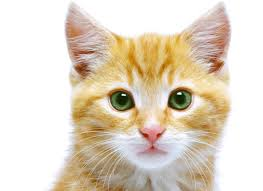
#> input picture opencvcode/cat.jpeg, 263 x 191 px, given in place of the camera
$ python eye_motion_detection_unfinished.py
#> lines starting #> are read from the running program, lines starting #| are printed output that depends on the picture; after the words box and inside, x2 and y2 are one past the last pixel; in counts of white or black regions, pixels touching at a corner belong together
import cv2
import matplotlib.pyplot as plt
import time

cap = cv2.VideoCapture(0)

eye_cascade = cv2.CascadeClassifier('haarcascade_eye.xml')

frame1 = None

time.sleep(3)
while True:
    ret, frame2 = cap.read()
#> frame2 is the input picture: shape (191, 263, 3); mean B, G, R 197.8, 214.8, 226.5
    gray2 = cv2.cvtColor(frame2, cv2.COLOR_BGR2GRAY)
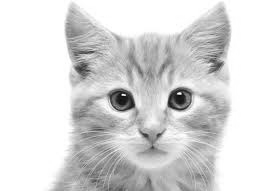
#> gray2: shape (191, 263); min 11, max 255, mean 216.4
    gray2 = cv2.GaussianBlur(gray2, (21, 21), 0)
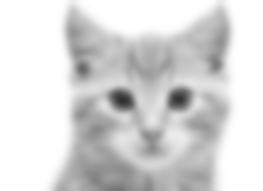
#> gray2: shape (191, 263); min 46, max 255, mean 216.4

    if frame1 is None:
        frame1 = gray2

    var = cv2.absdiff(frame1, gray2)
#> var: shape (191, 263); every value is 0

    ret, var = cv2.threshold(var, 60, 255, cv2.THRESH_BINARY)

    var = cv2.dilate(var, None, iterations=2)

    eyes = eye_cascade.detectMultiScale(frame2)
#> eyes = [[65, 54, 38, 38]]
    for (eye_x, eye_y, eye_w, eye_h) in eyes:
        cv2.rectangle(frame2,(eye_x, eye_y),(eye_x + eye_w, eye_y + eye_h),
        (0,255,0),2)
#> this loop made 1 pass
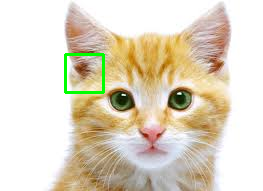
#> frame2: shape (191, 263, 3); 0.9% of pixels changed, all inside (x1, y1, x2, y2) = (64, 53, 105, 94)

    cv2.imshow('frame2',frame2)

    k = cv2.waitKey(30) & 0xff
#> (key Esc is pressed here)
    if k == 27:
        break
cv2.destroyAllWindows()
